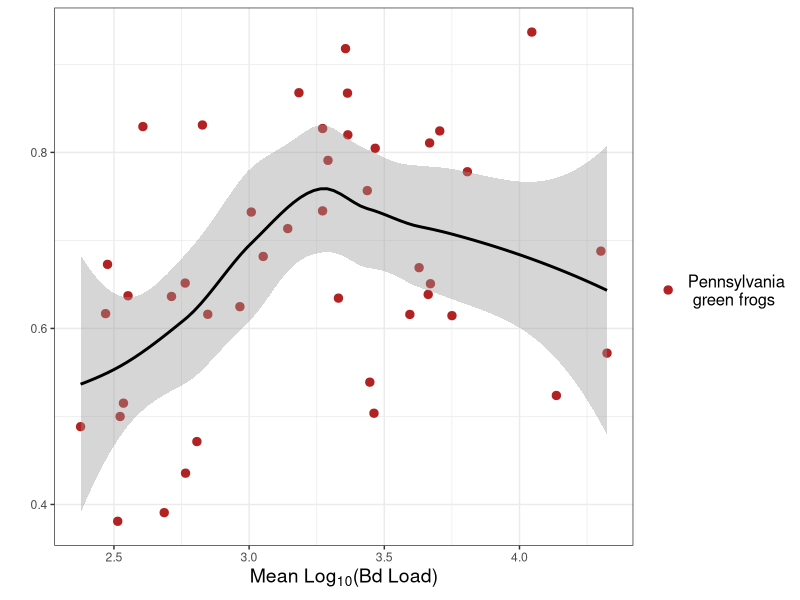
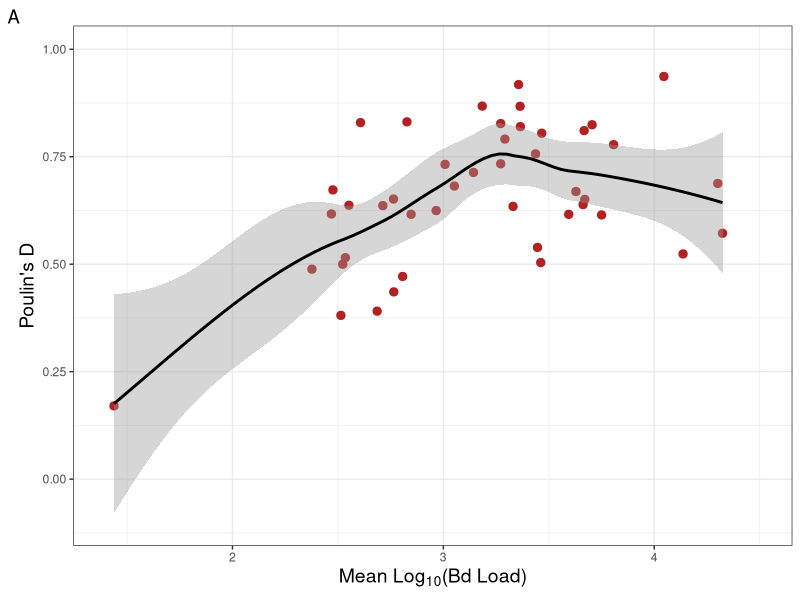
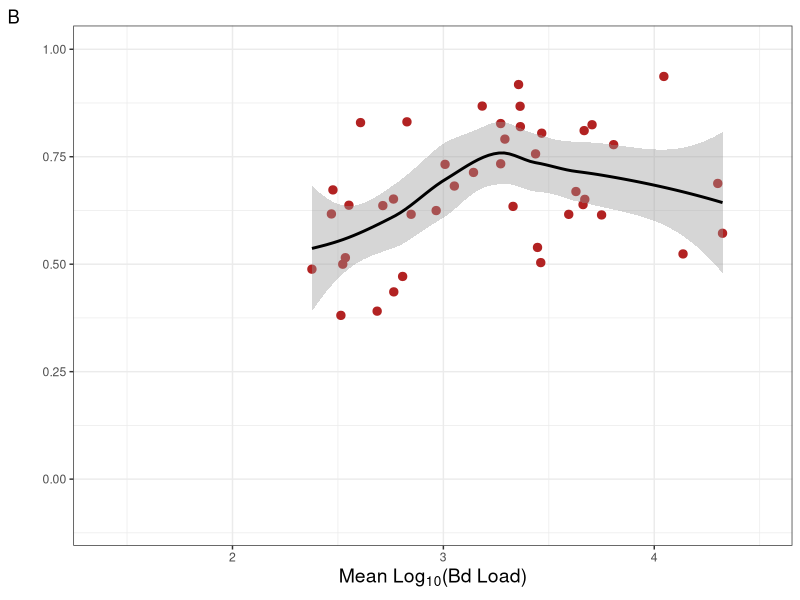

Write the R code that produced these figures, in order. (Note: this script raises an error after producing the figures.)
### Reproduce Figure S4 (Pennsylvania green frog mean-aggregation plot)
### Step 1: Load, format, and select relevant data
### Step 2: Plot empirical data by log mean fungal load against Poulin's D
### Step 3: Remove population seemingly in the "invasion space" and re-plot
### Step 4: Combine plots


library(ggplot2)
library(gridExtra)
library(cowplot)
library(grid)
library(dplyr)
library(data.table)
library(gridtext)


######################################
#### Step 1: Load and format data ####
######################################

full_dat = fread("data/formatted/analysis_aggregation_dataset.csv")
dat = full_dat[full_dat$num_infected>=3,]

dat$var_natural_with_zeros = as.numeric(dat$var_natural_with_zeros)
dat$mean_natural_with_zeros = as.numeric(dat$mean_natural_with_zeros)

dat_penn = dat[dat$region=="pennsylvania" & dat$species=="rana_clamitans",]

##############################################
#### Step 2: Create mean-aggregation plot ####
##############################################

#Plot PA green frogs in mean load-agg space
penn_green_plot = ggplot(data=dat_penn) + geom_point(size=2.5,aes(x=mean_log10_without_zeros, y=poulin_D,color=region),show.legend = TRUE) + scale_color_manual(values="firebrick",labels="Pennsylvania\n green frogs",name="") +
  geom_smooth(data=dat_penn, aes(x=mean_log10_without_zeros, y=poulin_D),color="black") + ylab("Poulin's D") + xlab(expression(paste("Mean ",Log[10],"(Bd Load)", sep=""))) + ylim(-0.1,1)+ xlim(1.4,4.5) + theme_bw() + theme(legend.title = element_text(size=14),legend.text = element_text(size=12),axis.title = element_text(size=14),legend.position = "none")+
  labs(tag="A")


#########################################################
#### Step 3: Plot data without "invasion" population ####
#########################################################

#Which population appears to be in the invasion phase (i.e. Poulin's D under 0.25)?
x=dat_penn[dat_penn$poulin_D < 0.25,]

#Plot without invasion population (see if pattern holds)
penn_green_trun_plot = ggplot(data=dat_penn[dat_penn$poulin_D>0.25,]) + geom_point(size=2.5,aes(x=mean_log10_without_zeros, y=poulin_D,color=region),show.legend = TRUE) + scale_color_manual(values="firebrick",labels="Pennsylvania\n green frogs",name="") +
  geom_smooth(aes(x=mean_log10_without_zeros, y=poulin_D),color="black") + ylab("") + ylim(-0.1,1) + xlim(1.4,4.5) + xlab(expression(paste("Mean ",Log[10],"(Bd Load)", sep=""))) + theme_bw() + theme(legend.title = element_text(size=14),legend.text = element_text(size=12),axis.title = element_text(size=14),legend.position = "none")+
  labs(tag="B")

#########################################
#### Step 4: Combine plots (Fig. S4) ####
#########################################

green_w_leg = ggplot(data=dat_penn[dat_penn$poulin_D>0.25,]) + geom_point(size=2.5,aes(x=mean_log10_without_zeros, y=poulin_D,color=region),show.legend = TRUE) + scale_color_manual(values="firebrick",labels="Pennsylvania\n green frogs",name="") +
  geom_smooth(aes(x=mean_log10_without_zeros, y=poulin_D),color="black") + ylab("") + xlab(expression(paste("Mean ",Log[10],"(Bd Load)", sep=""))) + theme_bw() + theme(legend.title = element_text(size=14),legend.text = element_text(size=12),axis.title = element_text(size=14),legend.position = "right")

# extract legend from using above function 
legend <- get_only_legend(green_w_leg)    

full_green_plot = grid.arrange(
  grobs = list(penn_green_plot,penn_green_trun_plot,legend),
  widths = c(2,2,1),
  layout_matrix = rbind(c(1, 2, 3))
)

ggsave("results/plots/penn_green_full_plot.png",full_green_plot, width=180,height=105,units="mm",dpi=600)
